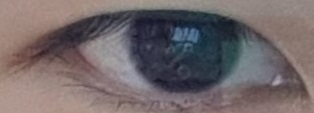
#> input picture AI-project/SmartDiagnosis/4.SuperResolution/data/1.jpg, 314 x 113 px, given in place of (SR)20210803-171130_L.avi, which was not available
$ python OptFlow_Analysis.py
#> lines starting #> are read from the running program, lines starting #| are printed output that depends on the picture; pictures that were not available may be replaced by others from this repository, and a replacement may not be noted
from collections import Counter
from matplotlib import pyplot as plt

import pandas as pd
import numpy as np
import cv2
import flow_vis as fv

## 53 & 148
## 87 & 233

class optical_flow:
    def __init__(self,
                 img1_src='',
                 img2_src='',
                 compare=None,
                 edge=None,
                 blur=None,
                 flow=None,
                 rgb_vis=None,
                 save=None,
                 flow_clean=None,
                 mask=None,
                 mask_loc=None):

#> called with compare = 'video', edge = 'None', flow = 'DeepFlow', rgb_vis = True, save = True, flow_clean = True, mask = True, mask_loc = 'mask2'
        self.compare = compare
        self.edge = edge
        self.blur = blur
        self.flow = flow
        self.rgb_vis = rgb_vis
        self.save = save
        self.flow_clean = flow_clean
        self.mask = mask
        self.img1_src = img1_src
        self.img2_src = img2_src
        self.mask_loc = mask_loc

        self.opt = None
        self.prev = None
        self.nexts = None
        self.flo = None
        self.i = 0
        self.mag_mean = np.array([])

        if compare == "image":
                self.prev, self.nexts = self.image_load()
                self.prev, self.nexts = self.circle_mask(self.prev, self.nexts)
                self.prev, self.nexts = self.edge_detecting(self.prev, self.nexts)
                self.prev, self.nexts = self.bluring(self.prev, self.nexts)
                self.flow_tracking(self.prev, self.nexts)

        elif compare == "video":
            cap = cv2.VideoCapture(vid_path + vid_name + ".avi")
            cap2 = cv2.VideoCapture(vid_path + vid_name + ".avi")
            r, self.prev = cap.read()
#> self.prev is the input picture: shape (113, 314, 3); mean B, G, R 105.2, 103.3, 113.3
            self.prev = cv2.cvtColor(self.prev, cv2.COLOR_BGR2GRAY)
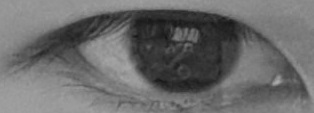
#> self.prev: shape (113, 314); min 21, max 171, mean 106.5
            while True:
                ret, self.nexts = cap2.read()
                if not ret:
                    self.mag_mean = pd.DataFrame(self.mag_mean, columns=None)
                    # self.mag_mean.to_csv(mag_save + vid_name + ".csv")
                    print('Magnitude Done...')
                    exit(0)
                nexts = cv2.cvtColor(self.nexts, cv2.COLOR_BGR2GRAY)
                prev, nexts = self.circle_mask(self.prev, nexts)
                prev, nexts = self.bluring(prev, nexts)
                prev, nexts = self.edge_detecting(prev, nexts)
                self.flow_tracking(prev, nexts)
                cv2.waitKey(1)
            cap2.release()

    def image_load(self):
        prev = cv2.imread(self.img1_src)
        nexts = cv2.imread(self.img2_src)

        prev = cv2.resize(prev, (200, 200))
        nexts = cv2.resize(nexts, (200, 200))

        prev = cv2.cvtColor(prev, cv2.COLOR_BGR2GRAY)
        nexts = cv2.cvtColor(nexts, cv2.COLOR_BGR2GRAY)
        return prev, nexts

    def create_circular_mask(self, h, w, center=None, radius=None, location=None):
        if center is None:  # use the middle of the image
            center = (int(w / 2), int(h / 2))
        if radius is None:  # use the smallest distance between the center and image walls
            radius = min(center[0], center[1], w - center[0], h - center[1])

        Y, X = np.ogrid[:h, :w]
        dist_from_center = np.sqrt((X - center[0]) ** 2 + (Y - center[1]) ** 2)
        if location == "inner":
            mask = dist_from_center >= radius       ## Boolean 값
            return mask

        elif location == "outer":
            mask = dist_from_center <= radius       ## Boolean 값
            return mask

    def circle_mask(self, img1, img2):
        if self.mask:
            inner_radius, outer_radius = None, None
            ## mask1 : 29, 56
            if self.mask_loc == 'mask1':
                inner_radius = int(img1.shape[0] / 2 * 0.29)
                outer_radius = int(img1.shape[0] / 2 * 0.56)

            ## mask2 : 56, 90
            elif self.mask_loc == 'mask2':
                inner_radius = int(img1.shape[0] / 2 * 0.56)
#> inner_radius = 31
                outer_radius = int(img1.shape[0] / 2 * 0.90)
#> outer_radius = 50

            mask_inner = self.create_circular_mask(img1.shape[0], img1.shape[1], [img1.shape[0]/2, img1.shape[1]/2],
                                                   inner_radius,
                                                   location='inner')
            mask_outer = self.create_circular_mask(img1.shape[0], img1.shape[1], [img1.shape[0]/2, img1.shape[1]/2],
                                                   outer_radius,
                                                   location='outer')
            img1[~mask_inner] = 0
            img1[~mask_outer] = 0
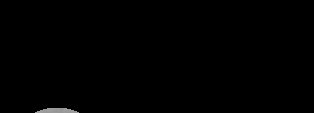
#> img1: shape (113, 314); min 0, max 159, mean 0.7
            img2[~mask_inner] = 0
            img2[~mask_outer] = 0

            cv2.imshow('masked_img1', img1)
            cv2.imshow('masked_img2', img2)
            return img1, img2

    def edge_detecting(self, img1, img2):
        if self.edge == "Canny":
            img1 = cv2.Canny(img1, 0, 30)
            img2 = cv2.Canny(img2, 0, 30)
            # cv2.imshow(self.edge, img1)
            # cv2.imshow(self.edge + "1", img2)
            return img1, img2

        elif self.edge == "Laplacian":
            img1 = cv2.Laplacian(img1, -1, scale=5)
            img2 = cv2.Laplacian(img2, -1, scale=5)
            # cv2.imshow(self.edge, img1)
            # cv2.imshow(self.edge + "1", img2)
            # cv2.waitKey(0)
            return img1, img2

        elif self.edge == "CLAHE":
            clahe = cv2.createCLAHE(clipLimit=3.0, tileGridSize=(8, 8))
            img1 = clahe.apply(img1)
            img2 = clahe.apply(img2)
            cv2.imshow(self.edge, img1)
            cv2.imshow(self.edge + "1", img2)
            return img1, img2
        return img1, img2

    def bluring(self, img1, img2):
        threshold = 3
        if self.blur == "median":
            img1 = cv2.medianBlur(img1, threshold)
            img2 = cv2.medianBlur(img2, threshold)
            # cv2.imshow('img1_blur', img1)
            # cv2.imshow('img2_blur', img2)
        else:
            print(f'blur type is {self.blur}')
        return img1, img2

    def flow_tracking(self, img1, img2):
        """
        createOptFlow_SparseToDense()
        createOptFlow_Farneback()
        createOptFlow_PCAFlow()
        createOptFlow_DeepFlow()
        createOptFlow_DIS()
        createVariationalFlowRefinement()
        createOptFlow_SimpleFlow()
        """

        if self.flow == "Farneback":
            self.opt = cv2.optflow.createOptFlow_Farneback()
            self.flo = self.opt.calc(img1, img2, None)
            # self.flo = cv2.calcOpticalFlowFarneback(img1, img2, None, 0.5, 3, 15, 3, 5, 1.2, 0)
        elif self.flow == "SparseToDense":
            self.opt = cv2.optflow.createOptFlow_SparseToDense()
            self.flo = self.opt.calc(img1, img2, None)
            # self.flo = cv2.optflow.calcOpticalFlowSparseToDense(img1, img2)
        elif self.flow == "PCAFlow":
            self.opt = cv2.optflow.createOptFlow_PCAFlow()
            self.flo = self.opt.calc(img1, img2, None)
        elif self.flow == "DeepFlow":
            self.opt = cv2.optflow.createOptFlow_DeepFlow()
            self.flo = self.opt.calc(img1, img2, None)
        elif self.flow == "DIS":
            self.opt = cv2.optflow.createOptFlow_DIS()
            self.flo = self.opt.calc(img1, img2, None)
        else:
            print(f'flow type is {self.flow}')
            return -1

        if self.rgb_vis:
            self.flow_vis(self.flo)
#> (the call stopped at in flow_vis, `flow_c = fv.flow_to_color(flow, convert_to_bgr=False)`: flow_vis is not available in this run)

        if self.flow_clean:
            mag, ang = cv2.cartToPolar(self.flo[..., 0], self.flo[..., 1])
#> mag: shape (113, 314) float32; every value is 0
            inf_x, inf_y = np.where(np.isinf(mag))
#> inf_x = empty array; inf_y = empty array
            nan_x, nan_y = np.where(np.isnan(ang))
#> nan_x = empty array; nan_y = empty array
            mag[inf_x, inf_y] = 0
            mag[nan_x, nan_y] = 0
            mag, ang = mag, ang * 180 / np.pi

            self.flo[..., 0], self.flo[..., 1] = cv2.polarToCart(mag, ang)

            ## clean flow visualizing
            self.flow_vis(self.flo)
#> (the call stopped at in flow_vis, `flow_c = fv.flow_to_color(flow, convert_to_bgr=False)`: flow_vis is not available in this run)

        if self.save:
            mag, ang = cv2.cartToPolar(self.flo[..., 0], self.flo[..., 1])
            self.save_flow(mag, ang)

    def flow_vis(self, flow, flow_save=None):
        flow_c = fv.flow_to_color(flow, convert_to_bgr=False)
        flow_c = cv2.resize(flow_c, (200, 200))
        cv2.imshow(self.flow, flow_c)

    def save_flow(self, mag, ang):
#> (the run stopped early here; a loop or call above may not have finished)

$ run again, on AI-project/SmartDiagnosis/4.SuperResolution/data/2.jpg
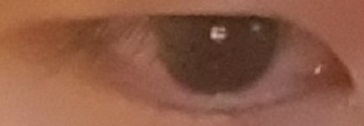
#> input picture AI-project/SmartDiagnosis/4.SuperResolution/data/2.jpg, 364 x 126 px, given in place of (SR)20210803-171130_L.avi, which was not available
#> in __init__, self.prev is the input picture: shape (126, 364, 3); mean B, G, R 69.4, 90.2, 141
#> in __init__, `self.prev = cv2.cvtColor(self.prev, cv2.COLOR_BGR2GRAY)`:
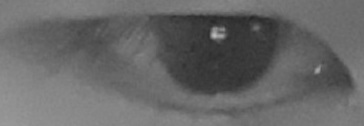
#> self.prev: shape (126, 364); min 37, max 190, mean 103.1
#> img1: shape (126, 364); every value is 0
#> mag: shape (126, 364) float32; every value is 0
#> inf_x = empty array

$ run again, on AI-project/SmartDiagnosis/4.SuperResolution/data/3.jpg
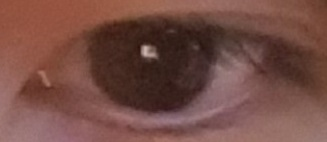
#> input picture AI-project/SmartDiagnosis/4.SuperResolution/data/3.jpg, 327 x 142 px, given in place of (SR)20210803-171130_L.avi, which was not available
#> in __init__, self.prev is the input picture: shape (142, 327, 3); mean B, G, R 68.2, 76.3, 116.5
#> in __init__, `self.prev = cv2.cvtColor(self.prev, cv2.COLOR_BGR2GRAY)`:
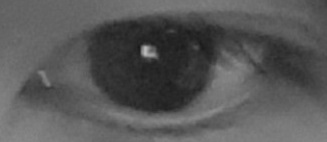
#> self.prev: shape (142, 327); min 23, max 188, mean 87.4
#> in circle_mask, `img1[~mask_outer] = 0`:
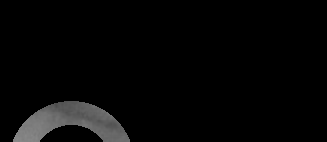
#> img1: shape (142, 327); min 0, max 136, mean 6.3
#> mag: shape (142, 327) float32; every value is 0
#> inf_x = empty array
